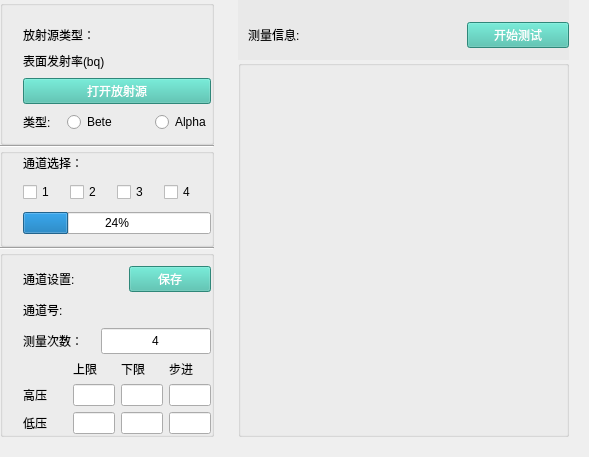
     <widget class="QWidget" name="tab_3">
      <property name="styleSheet">
       <string notr="true"/>
      </property>
      <attribute name="title">
       <string>效率标定</string>
      </attribute>
      <layout class="QGridLayout" name="gridLayout_27">
       <property name="margin">
        <number>0</number>
       </property>
       <property name="spacing">
        <number>0</number>
       </property>
       <item row="0" column="0">
        <layout class="QGridLayout" name="gridLayout_26" columnstretch="1,3">
         <property name="rightMargin">
          <number>20</number>
         </property>
         <property name="bottomMargin">
          <number>20</number>
         </property>
         <property name="spacing">
          <number>0</number>
         </property>
         <item row="0" column="0">
          <layout class="QGridLayout" name="gridLayout_17" rowstretch="1,1,1,1,2">
           <property name="rightMargin">
            <number>24</number>
           </property>
           <property name="spacing">
            <number>0</number>
           </property>
           <item row="2" column="0">
            <widget class="QGroupBox" name="groupBox_6">
             <property name="title">
              <string/>
             </property>
             <layout class="QGridLayout" name="gridLayout_14">
              <property name="leftMargin">
               <number>20</number>
              </property>
              <property name="topMargin">
               <number>0</number>
              </property>
              <property name="rightMargin">
               <number>0</number>
              </property>
              <property name="bottomMargin">
               <number>10</number>
              </property>
              <property name="horizontalSpacing">
               <number>0</number>
              </property>
              <property name="verticalSpacing">
               <number>10</number>
              </property>
              <item row="0" column="0" colspan="2">
               <widget class="QLabel" name="label_21">
                <property name="text">
                 <string>通道选择：</string>
                </property>
               </widget>
              </item>
              <item row="1" column="1">
               <widget class="QCheckBox" name="checkBox_6">
                <property name="text">
                 <string>2</string>
                </property>
               </widget>
              </item>
              <item row="1" column="0">
               <widget class="QCheckBox" name="checkBox">
                <property name="text">
                 <string>1</string>
                </property>
               </widget>
              </item>
              <item row="1" column="3">
               <widget class="QCheckBox" name="checkBox_5">
                <property name="text">
                 <string>4</string>
                </property>
               </widget>
              </item>
              <item row="1" column="2">
               <widget class="QCheckBox" name="checkBox_2">
                <property name="text">
                 <string>3</string>
                </property>
               </widget>
              </item>
              <item row="2" column="0" colspan="4">
               <widget class="QProgressBar" name="progressBar">
                <property name="value">
                 <number>24</number>
                </property>
               </widget>
              </item>
             </layout>
            </widget>
           </item>
           <item row="3" column="0">
            <widget class="Line" name="line_5">
             <property name="orientation">
              <enum>Qt::Horizontal</enum>
             </property>
            </widget>
           </item>
           <item row="4" column="0">
            <widget class="QGroupBox" name="groupBox_7">
             <property name="styleSheet">
              <string notr="true">QLineEdit
{
    max-width:40px;
}</string>
             </property>
             <property name="title">
              <string/>
             </property>
             <layout class="QGridLayout" name="gridLayout_34">
              <property name="leftMargin">
               <number>20</number>
              </property>
              <property name="topMargin">
               <number>10</number>
              </property>
              <property name="rightMargin">
               <number>0</number>
              </property>
              <property name="bottomMargin">
               <number>0</number>
              </property>
              <property name="horizontalSpacing">
               <number>0</number>
              </property>
              <property name="verticalSpacing">
               <number>6</number>
              </property>
              <item row="0" column="0">
               <layout class="QGridLayout" name="gridLayout_33">
                <property name="horizontalSpacing">
                 <number>34</number>
                </property>
                <property name="verticalSpacing">
                 <number>0</number>
                </property>
                <item row="0" column="0">
                 <widget class="QLabel" name="label_30">
                  <property name="text">
                   <string>通道设置:</string>
                  </property>
                 </widget>
                </item>
                <item row="0" column="1">
                 <widget class="QPushButton" name="pushButton_4">
                  <property name="styleSheet">
                   <string notr="true">QPushButton
{
    font:14px &quot;微软雅黑&quot;;
    color: #FFFFFF;
    background-color: #42BDAA;
    min-width:80px;
    max-width:80px;
    min-height:24px;
    max-height:24px;
}</string>
                  </property>
                  <property name="text">
                   <string>保存</string>
                  </property>
                 </widget>
                </item>
               </layout>
              </item>
              <item row="1" column="0">
               <layout class="QGridLayout" name="gridLayout_15">
                <property name="horizontalSpacing">
                 <number>30</number>
                </property>
                <property name="verticalSpacing">
                 <number>0</number>
                </property>
                <item row="0" column="0">
                 <widget class="QLabel" name="label_22">
                  <property name="text">
                   <string>通道号:</string>
                  </property>
                 </widget>
                </item>
                <item row="0" column="1">
                 <widget class="DeValueSelectWidget" name="widget_7" native="true">
                  <property name="styleSheet">
                   <string notr="true">#widget_7
{
   min-width:108px;
   max-width:108px;
   min-height:24px;
   max-height:24px;
}
</string>
                  </property>
                 </widget>
                </item>
               </layout>
              </item>
              <item row="2" column="0">
               <layout class="QGridLayout" name="gridLayout_32">
                <property name="horizontalSpacing">
                 <number>18</number>
                </property>
                <property name="verticalSpacing">
                 <number>0</number>
                </property>
                <item row="0" column="0">
                 <widget class="QLabel" name="label_18">
                  <property name="text">
                   <string>测量次数：</string>
                  </property>
                 </widget>
                </item>
                <item row="0" column="1">
                 <widget class="QLineEdit" name="lineEdit_5">
                  <property name="styleSheet">
                   <string notr="true">QLineEdit
{
   min-width:108px;
   max-width:108px;
   min-height:24px;
   max-height:24px;
}</string>
                  </property>
                  <property name="text">
                   <string>4</string>
                  </property>
                  <property name="alignment">
                   <set>Qt::AlignCenter</set>
                  </property>
                  <property name="readOnly">
                   <bool>true</bool>
                  </property>
                 </widget>
                </item>
               </layout>
              </item>
              <item row="3" column="0">
               <widget class="QWidget" name="widget_8" native="true">
                <property name="minimumSize">
                 <size>
                  <width>0</width>
                  <height>0</height>
                 </size>
                </property>
                <layout class="QGridLayout" name="gridLayout_28" columnstretch="0,0,0,0">
                 <property name="margin">
                  <number>0</number>
                 </property>
                 <item row="0" column="1">
                  <widget class="QLabel" name="label_23">
                   <property name="text">
                    <string>上限</string>
                   </property>
                  </widget>
                 </item>
                 <item row="0" column="2">
                  <widget class="QLabel" name="label_24">
                   <property name="text">
                    <string>下限</string>
                   </property>
                  </widget>
                 </item>
                 <item row="0" column="3">
                  <widget class="QLabel" name="label_25">
                   <property name="text">
                    <string>步进</string>
                   </property>
                  </widget>
                 </item>
                 <item row="1" column="0">
                  <widget class="QLabel" name="label_26">
                   <property name="text">
                    <string>高压</string>
                   </property>
                  </widget>
                 </item>
                 <item row="1" column="1">
                  <widget class="QLineEdit" name="lineEdit_6">
                   <property name="alignment">
                    <set>Qt::AlignCenter</set>
                   </property>
                   <property name="readOnly">
                    <bool>true</bool>
                   </property>
                  </widget>
                 </item>
                 <item row="1" column="2">
                  <widget class="QLineEdit" name="lineEdit_7">
                   <property name="alignment">
                    <set>Qt::AlignCenter</set>
                   </property>
                   <property name="readOnly">
                    <bool>true</bool>
                   </property>
                  </widget>
                 </item>
                 <item row="1" column="3">
                  <widget class="QLineEdit" name="lineEdit_8">
                   <property name="alignment">
                    <set>Qt::AlignCenter</set>
                   </property>
                   <property name="readOnly">
                    <bool>true</bool>
                   </property>
                  </widget>
                 </item>
                 <item row="2" column="0">
                  <widget class="QLabel" name="label_27">
                   <property name="text">
                    <string>低压</string>
                   </property>
                  </widget>
                 </item>
                 <item row="2" column="1">
                  <widget class="QLineEdit" name="lineEdit_9">
                   <property name="alignment">
                    <set>Qt::AlignCenter</set>
                   </property>
                   <property name="readOnly">
                    <bool>true</bool>
                   </property>
                  </widget>
                 </item>
                 <item row="2" column="2">
                  <widget class="QLineEdit" name="lineEdit_10">
                   <property name="alignment">
                    <set>Qt::AlignCenter</set>
                   </property>
                   <property name="readOnly">
                    <bool>true</bool>
                   </property>
                  </widget>
                 </item>
                 <item row="2" column="3">
                  <widget class="QLineEdit" name="lineEdit_11">
                   <property name="alignment">
                    <set>Qt::AlignCenter</set>
                   </property>
                   <property name="readOnly">
                    <bool>true</bool>
                   </property>
                  </widget>
                 </item>
                </layout>
               </widget>
              </item>
             </layout>
            </widget>
           </item>
           <item row="0" column="0">
            <widget class="QGroupBox" name="groupBox_5">
             <property name="title">
              <string/>
             </property>
             <layout class="QGridLayout" name="gridLayout_13">
              <property name="leftMargin">
               <number>20</number>
              </property>
              <property name="topMargin">
               <number>20</number>
              </property>
              <property name="rightMargin">
               <number>0</number>
              </property>
              <property name="bottomMargin">
               <number>10</number>
              </property>
              <property name="horizontalSpacing">
               <number>0</number>
              </property>
              <property name="verticalSpacing">
               <number>8</number>
              </property>
              <item row="4" column="0">
               <widget class="QLabel" name="label_28">
                <property name="text">
                 <string>类型:</string>
                </property>
               </widget>
              </item>
              <item row="4" column="3">
               <widget class="QRadioButton" name="radioButton_3">
                <property name="text">
                 <string>Alpha</string>
                </property>
               </widget>
              </item>
              <item row="4" column="1" colspan="2">
               <widget class="QRadioButton" name="radioButton_4">
                <property name="text">
                 <string>Bete</string>
                </property>
               </widget>
              </item>
              <item row="3" column="0" colspan="4">
               <widget class="QPushButton" name="pushButton">
                <property name="styleSheet">
                 <string notr="true">QPushButton
{
    font:14px &quot;微软雅黑&quot;;
    color: #FFFFFF;
    background-color: #42BDAA;
    min-height:24px;
    max-height:24px;
}</string>
                </property>
                <property name="text">
                 <string>打开放射源</string>
                </property>
               </widget>
              </item>
              <item row="1" column="0" colspan="4">
               <widget class="QLabel" name="label_20">
                <property name="text">
                 <string>表面发射率(bq)</string>
                </property>
               </widget>
              </item>
              <item row="0" column="0" colspan="4">
               <widget class="QLabel" name="label_19">
                <property name="text">
                 <string>放射源类型：</string>
                </property>
               </widget>
              </item>
             </layout>
            </widget>
           </item>
           <item row="1" column="0">
            <widget class="Line" name="line_4">
             <property name="orientation">
              <enum>Qt::Horizontal</enum>
             </property>
            </widget>
           </item>
          </layout>
         </item>
         <item row="0" column="1">
          <layout class="QGridLayout" name="gridLayout_25">
           <item row="0" column="0">
            <widget class="QWidget" name="widget_6" native="true">
             <property name="styleSheet">
              <string notr="true">.QWidget
{
max-height:60px;
background-color: #E9E9E9;
}</string>
             </property>
             <layout class="QGridLayout" name="gridLayout_23">
              <property name="leftMargin">
               <number>10</number>
              </property>
              <property name="topMargin">
               <number>20</number>
              </property>
              <property name="rightMargin">
               <number>0</number>
              </property>
              <property name="bottomMargin">
               <number>9</number>
              </property>
              <property name="spacing">
               <number>0</number>
              </property>
              <item row="0" column="0">
               <widget class="QLabel" name="label_17">
                <property name="text">
                 <string>测量信息:</string>
                </property>
               </widget>
              </item>
              <item row="0" column="1">
               <spacer name="horizontalSpacer_6">
                <property name="orientation">
                 <enum>Qt::Horizontal</enum>
                </property>
                <property name="sizeHint" stdset="0">
                 <size>
                  <width>167</width>
                  <height>20</height>
                 </size>
                </property>
               </spacer>
              </item>
              <item row="0" column="2">
               <widget class="QPushButton" name="pushButton_3">
                <property name="styleSheet">
                 <string notr="true">QPushButton
{
    font:14px &quot;微软雅黑&quot;;
    color: #FFFFFF;
    background-color: #42BDAA;
    min-width:100px;
    max-width:100px;
    min-height:24px;
    max-height:24px;
}</string>
                </property>
                <property name="text">
                 <string>开始测试</string>
                </property>
               </widget>
              </item>
             </layout>
            </widget>
           </item>
           <item row="1" column="0">
            <widget class="QGroupBox" name="groupBox_8">
             <property name="minimumSize">
              <size>
               <width>0</width>
               <height>0</height>
              </size>
             </property>
             <property name="styleSheet">
              <string notr="true"/>
             </property>
             <property name="title">
              <string/>
             </property>
             <layout class="QGridLayout" name="gridLayout_16">
              <property name="margin">
               <number>0</number>
              </property>
              <property name="spacing">
               <number>0</number>
              </property>
              <item row="0" column="0">
               <widget class="DeTableView" name="widget_5" native="true"/>
              </item>
             </layout>
            </widget>
           </item>
          </layout>
         </item>
        </layout>
       </item>
      </layout>
     </widget>
